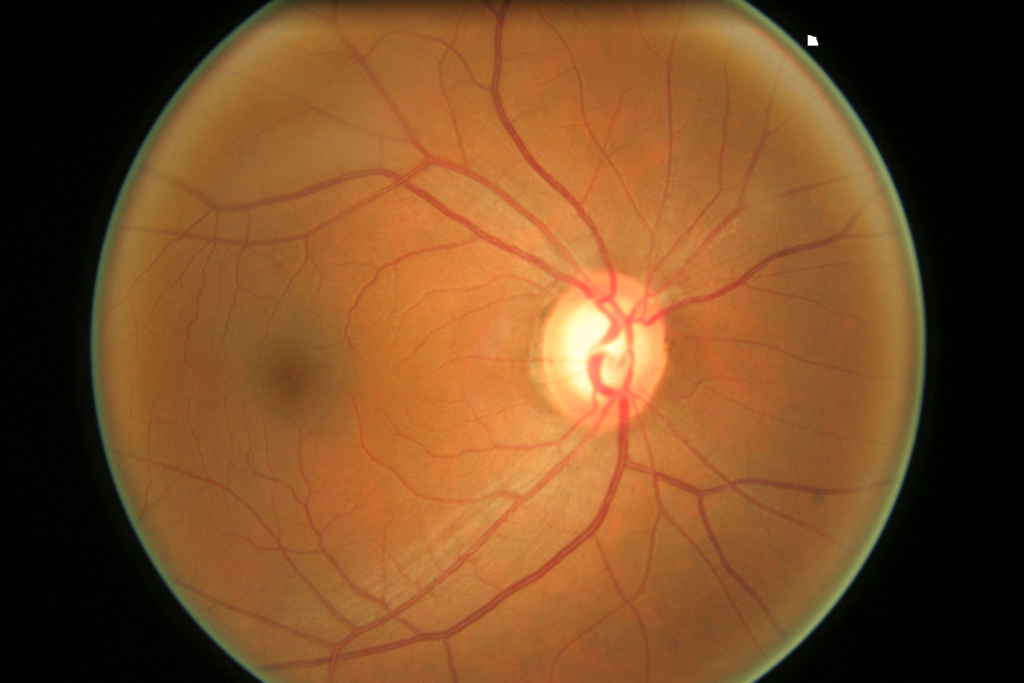
#> input picture Retina_scan/glaucoma/test_set/001.jpg, 3072 x 2048 px, found by its file name (shown at 1/3 size); its folder holds only this picture in this run
$ python vessel_segmentation_cv2.py
#> lines starting #> are read from the running program, lines starting #| are printed output that depends on the picture; after the words box and inside, x2 and y2 are one past the last pixel; in counts of white or black regions, pixels touching at a corner belong together
#> further down, fundus is the input picture: shape (2048, 3072, 3); mean B, G, R 38.1, 76.9, 121
# -*- coding: utf-8 -*-
"""
Created on Fri Dec 10 21:21:49 2021

@author: Valerya
"""


import cv2
import numpy as np
import os
import csv

def CLAHE(img):
    clahe = cv2.createCLAHE(clipLimit=2.0, tileGridSize=(8,8))
    return clahe.apply(img)

def extract_green(img):
    b,g,r = cv2.split(img)
    return g

def extract_bv(img_g):

    clahe_g = CLAHE(img_g)

	# applying alternate sequential filtering (3 times closing opening)
    r1 = cv2.morphologyEx(clahe_g, cv2.MORPH_OPEN, cv2.getStructuringElement(cv2.MORPH_ELLIPSE,(5,5)), iterations = 1)
    R1 = cv2.morphologyEx(r1, cv2.MORPH_CLOSE, cv2.getStructuringElement(cv2.MORPH_ELLIPSE,(5,5)), iterations = 1)
    r2 = cv2.morphologyEx(R1, cv2.MORPH_OPEN, cv2.getStructuringElement(cv2.MORPH_ELLIPSE,(11,11)), iterations = 1)
    R2 = cv2.morphologyEx(r2, cv2.MORPH_CLOSE, cv2.getStructuringElement(cv2.MORPH_ELLIPSE,(11,11)), iterations = 1)
    r3 = cv2.morphologyEx(R2, cv2.MORPH_OPEN, cv2.getStructuringElement(cv2.MORPH_ELLIPSE,(23,23)), iterations = 1)
    R3 = cv2.morphologyEx(r3, cv2.MORPH_CLOSE, cv2.getStructuringElement(cv2.MORPH_ELLIPSE,(23,23)), iterations = 1)
    f4 = cv2.subtract(R3,clahe_g)
    f5 = CLAHE(f4)

	# removing very small contours through area parameter noise removal
    ret,f6 = cv2.threshold(f5,15,255,cv2.THRESH_BINARY)
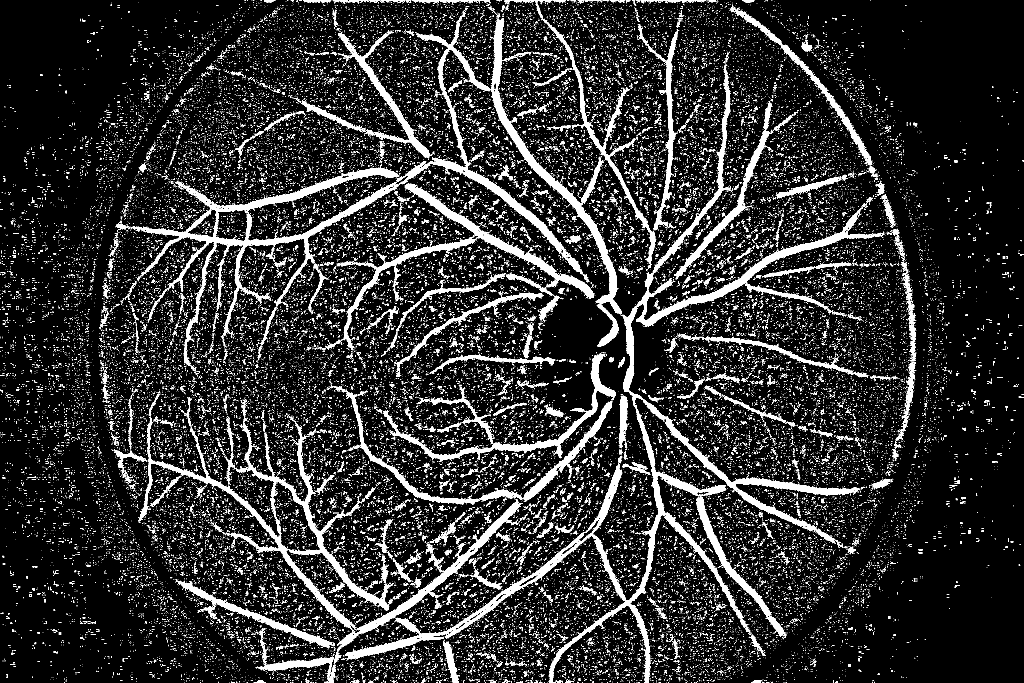
#> f6: shape (2048, 3072) (shown at 1/3 size); 11.3% white; 58925 white regions (56869 under 20 px), largest, box (x1, y1, x2, y2) and area: (1035, 919, 2581, 2048) 69057, (424, 503, 1198, 1098) 38683, (414, 1234, 1178, 1887) 32581
    mask = np.ones(f5.shape[:2], dtype="uint8") * 255
    contours, hierarchy = cv2.findContours(f6.copy(),cv2.RETR_LIST,cv2.CHAIN_APPROX_SIMPLE)
#> contours = 61450 contours
    for cnt in contours:
        if cv2.contourArea(cnt) <= 200:
            cv2.drawContours(mask, [cnt], -1, 0, -1)
#> this loop made 61450 passes
#> cnt on passes 1 to 3: [[2354, 2047], [2355, 2047]], [[2349, 2047]], [[2305, 2047], [2307, 2047]]
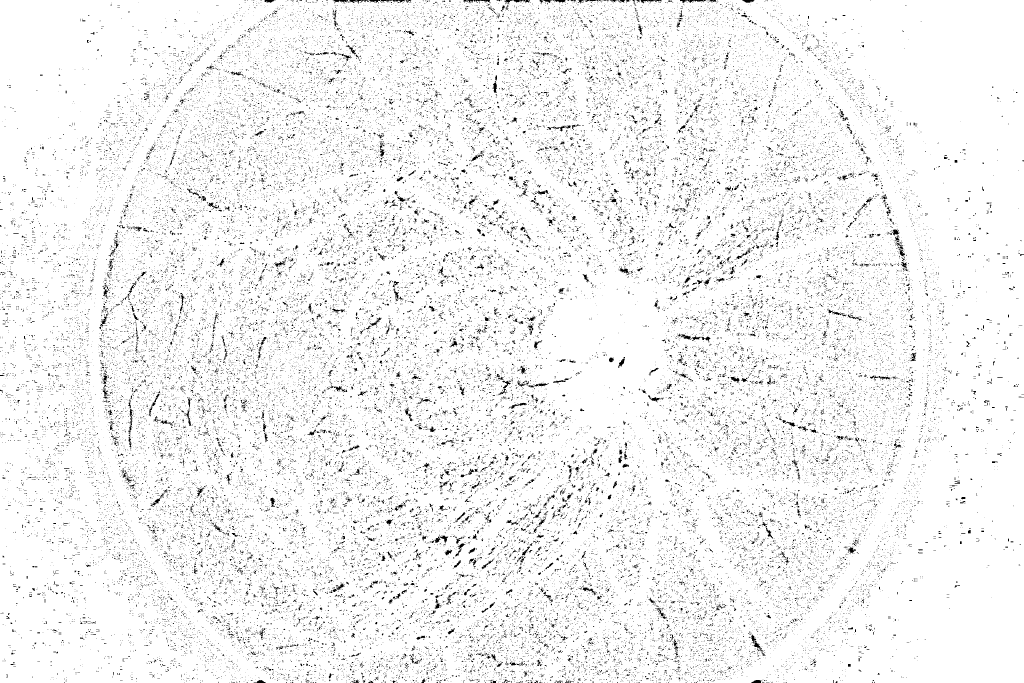
#> mask: shape (2048, 3072) (shown at 1/3 size); 95% white; black in thin lines or dots
    im = cv2.bitwise_and(f5, f5, mask=mask)
    ret,fin = cv2.threshold(im,15,255,cv2.THRESH_BINARY_INV)
#> fin: shape (2048, 3072); 93.5% white; 384 black regions (223 under 20 px), largest, box (x1, y1, x2, y2) and area: (424, 503, 1198, 1098) 36119, (414, 1234, 1178, 1887) 31127, (1646, 1208, 2251, 2048) 27286
    newfin = cv2.erode(fin, cv2.getStructuringElement(cv2.MORPH_ELLIPSE,(3,3)), iterations=1)
#> newfin: shape (2048, 3072); 91.9% white; 82 black regions, largest, box (x1, y1, x2, y2) and area: (1034, 207, 2610, 2048) 125564, (423, 31, 1867, 1099) 101562, (341, 1233, 1179, 1888) 43255

	# removing blobs of unwanted bigger chunks taking in consideration they are not straight lines like blood
	#vessels and also in an interval of area
    fundus_eroded = cv2.bitwise_not(newfin)
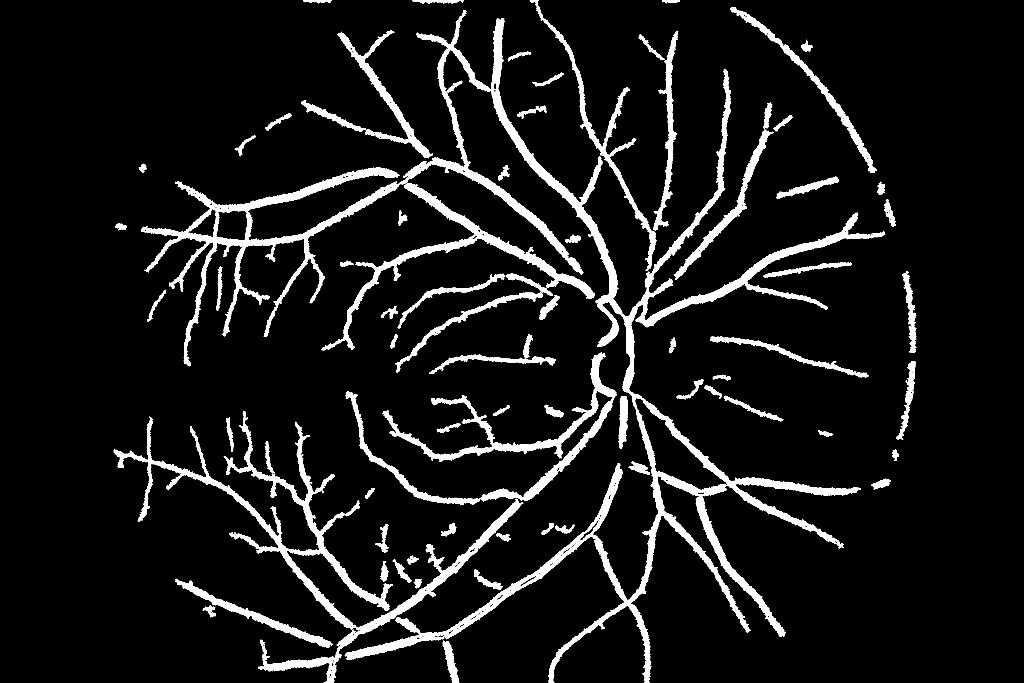
#> fundus_eroded: shape (2048, 3072) (shown at 1/3 size); 8.1% white; 82 white regions
    xmask = np.ones(fundus.shape[:2], dtype="uint8") * 255
    xcontours, xhierarchy = cv2.findContours(fundus_eroded.copy(),cv2.RETR_LIST,cv2.CHAIN_APPROX_SIMPLE)
#> xcontours = 2588 contours, 2406 with area under 20; largest, box (x1, y1, x2, y2) and area: (1034, 207, 2610, 2048) 121108, (423, 31, 1867, 1099) 107429, (341, 1233, 1179, 1888) 40094, (1037, 1057, 1849, 1516) 37271, (964, 549, 1784, 1051) 25550; xhierarchy = 2588 rows, first 6: [1, -1, -1, -1], [2, 0, -1, -1], [3, 1, -1, -1], [4, 2, -1, -1], [5, 3, -1, -1], [6, 4, -1, -1]
    for cnt in xcontours:
        shape = "unidentified"
        peri = cv2.arcLength(cnt, True)
        approx = cv2.approxPolyDP(cnt, 0.04 * peri, False)
        if len(approx) > 4 and cv2.contourArea(cnt) <= 3000 and cv2.contourArea(cnt) >= 100:
            shape = "circle"
        else:
            shape = "veins"
        if(shape=="circle"):
            cv2.drawContours(xmask, [cnt], -1, 0, -1)
#> this loop made 2588 passes
#> (peri, approx) on passes 9, 14, 15, 16, 17, 18, 19: (5.66, [[1933, 2027], [1934, 2026], [1935, 2027], [1934, 2028]]), (5.66, [[991, 2020], [992, 2019], [993, 2020], [992, 2021]]), (5.66, [[1947, 2019], [1948, 2018], [1949, 2019], [1948, 2020]]), (5.66, [[992, 2019], [993, 2018], [994, 2019], [993, 2020]]), (5.66, [[1935, 2017], [1936, 2016], [1937, 2017], [1936, 2018]]), (5.66, [[1002, 2010], [1003, 2009], [1004, 2010], [1003, 2011]]), (5.66, [[1367, 2007], [1368, 2006], [1369, 2007], [1368, 2008]])
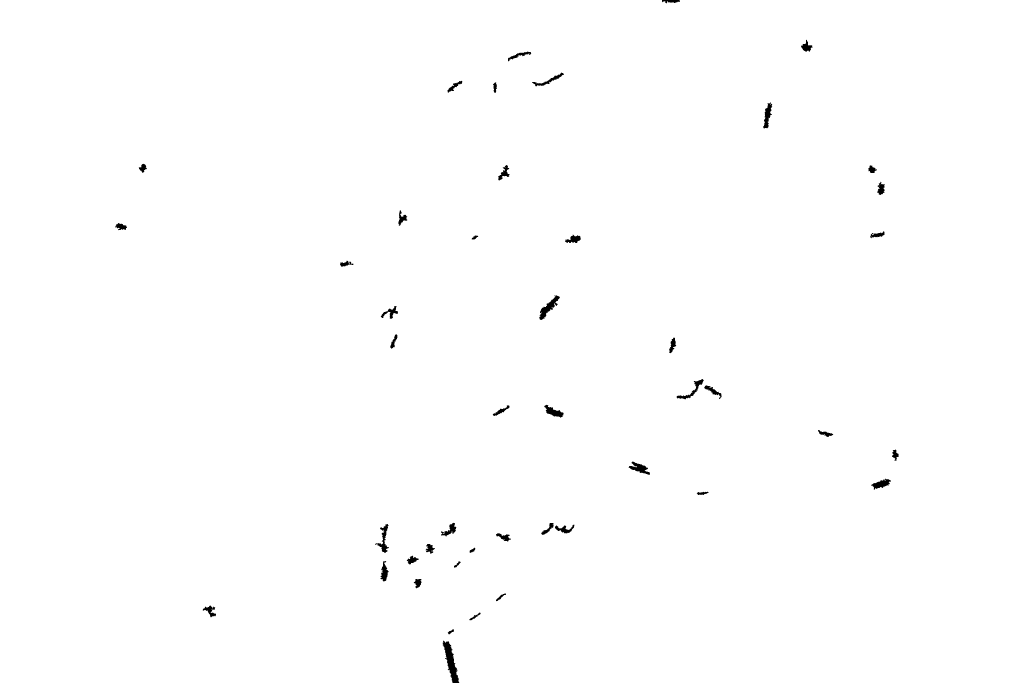
#> xmask: shape (2048, 3072) (shown at 1/3 size); 99.6% white; 46 black regions, largest, box (x1, y1, x2, y2) and area: (1328, 1922, 1378, 2048) 2602, (1618, 886, 1680, 960) 1502, (1125, 1572, 1167, 1659) 1116

    blood_vessels = cv2.bitwise_and(fundus_eroded,fundus_eroded,mask=xmask)
#> blood_vessels: shape (2048, 3072); 7.7% white; 44 white regions, largest, box (x1, y1, x2, y2) and area: (1034, 207, 2610, 2048) 125303, (423, 31, 1867, 1099) 101494, (341, 1233, 1179, 1888) 43255
	#blood_vessels = cv2.bitwise_not(finimage)
    return blood_vessels

def remove_edge(ori_img, vessel_img, e = 1, r = 9, i = 5):

#> called with e = 1, r = 9, i = 5
    ret, fundus_edge_mask = cv2.threshold(ori_img, 30, 255, cv2.THRESH_BINARY)
#> fundus_edge_mask: shape (2048, 3072); 71.5% white; 7 black regions (4 under 20 px), largest, box (x1, y1, x2, y2) and area: (2240, 0, 3072, 2048) 916279, (0, 0, 814, 2048) 876321, (1517, 0, 1530, 8) 54
    figure_edge_mask = np.zeros(ori_img.shape)
    figure_edge_mask[e:-e,e:-e] = 1
    mask = fundus_edge_mask * figure_edge_mask
#> mask: shape (2048, 3072) float64; 71.5% white; 4 black regions (3 under 20 px), largest, box (x1, y1, x2, y2) and area: (0, 0, 3072, 2048) 1795560

    kernel = cv2.getStructuringElement(cv2.MORPH_ELLIPSE, (2 * r + 1, 2 * r + 1))
    #plt.imshow(mask, cmap = "gray")
    mask_erode = cv2.erode(mask, kernel, iterations=10)/255
#> mask_erode: shape (2048, 3072) float64; values 0 (black) and 1 (white), 60.7% white; 1 black region, box (x1, y1, x2, y2) and area: (0, 0, 3072, 2048) 2471409
    #plt.imshow(mask_erode, cmap = "gray")

    vessel_img_masked = mask_erode * vessel_img
#> vessel_img_masked: shape (2048, 3072) float64; 7.1% white; 42 white regions (3 under 20 px), largest, box (x1, y1, x2, y2) and area: (1052, 207, 2610, 1957) 120537, (423, 91, 1867, 1099) 100079, (410, 1233, 1179, 1888) 40794
    #plt.imshow(img_masked, cmap = "gray")

    return vessel_img_masked

def gaussian_blur(img, d, i):
#> called with d = 25, i = 5
    img_GaussianBlur=cv2.GaussianBlur(img,(d,d),i)
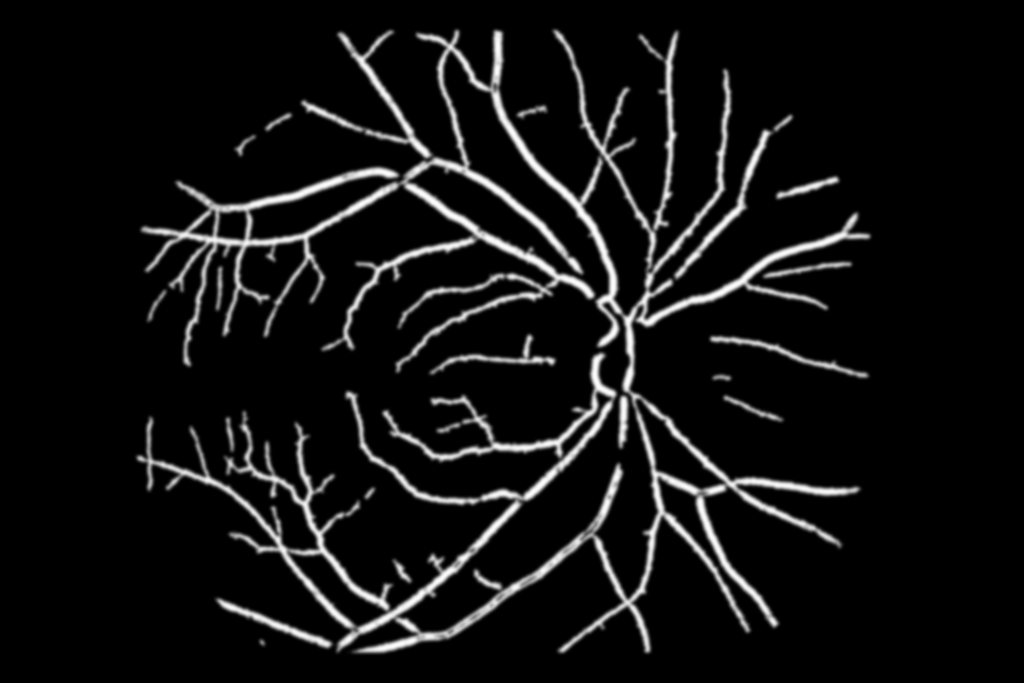
#> img_GaussianBlur: shape (2048, 3072) float64 (shown at 1/3 size); min 0, max 253.6, mean 18.1

    return img_GaussianBlur

# [4 lines left out: function median_blur, not called in this run]

if __name__ == "__main__":
    pathFolder = "D:/Files/4/BIA4/ICA1/glaucoma/test_set"
    filesArray = [x for x in os.listdir(pathFolder) if os.path.isfile(os.path.join(pathFolder,x))]
    destinationFolder = "D:/Files/4/BIA4/ICA1/glaucoma/test_set/result/"
    if not os.path.exists(destinationFolder):
        os.mkdir(destinationFolder)
    for file_name in filesArray:
        file_name_no_extension = os.path.splitext(file_name)[0]
        fundus = cv2.imread(pathFolder+'/'+file_name)
        fundus_g = extract_green(fundus)
        bloodvessel = extract_bv(fundus_g)
        bloodvessel_no_edge = remove_edge(fundus_g, bloodvessel)
        bloodvessel_blur = gaussian_blur(bloodvessel_no_edge, 25, 5)
        cv2.imwrite(destinationFolder+file_name_no_extension+"_bloodvessel.png",bloodvessel_blur)

$ run again, on Retina_scan/glaucoma/test_set/002.jpg
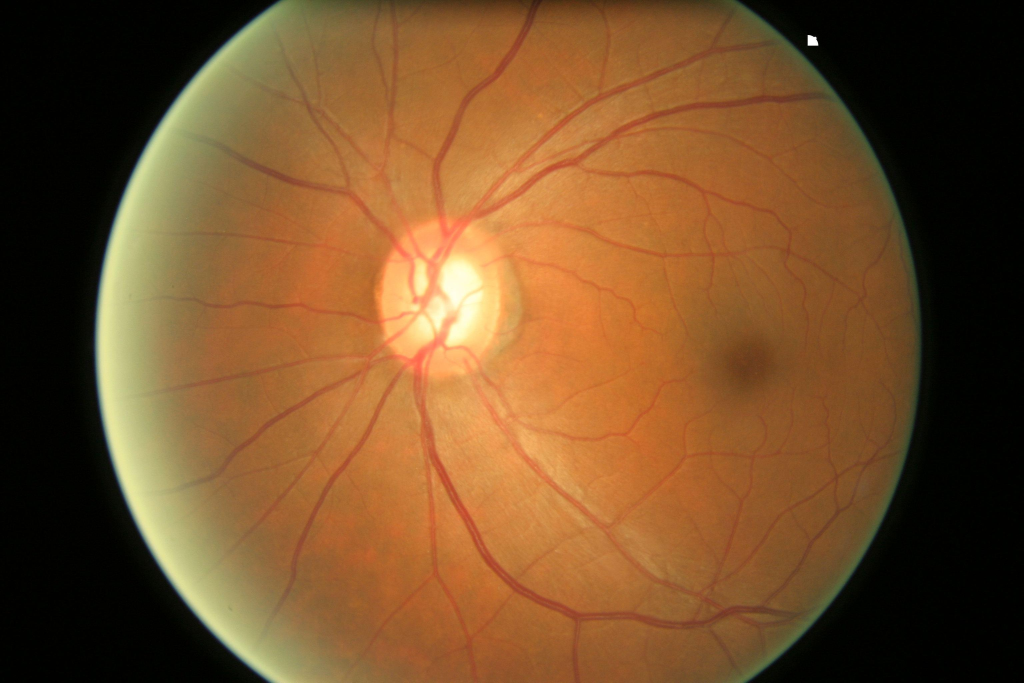
#> input picture Retina_scan/glaucoma/test_set/002.jpg, 3072 x 2048 px, found by its file name (shown at 1/3 size)
#> fundus is the input picture: shape (2048, 3072, 3); mean B, G, R 43, 80.3, 118.6
#> in extract_bv, `ret,f6 = cv2.threshold(f5,15,255,cv2.THRESH_BINARY)`:
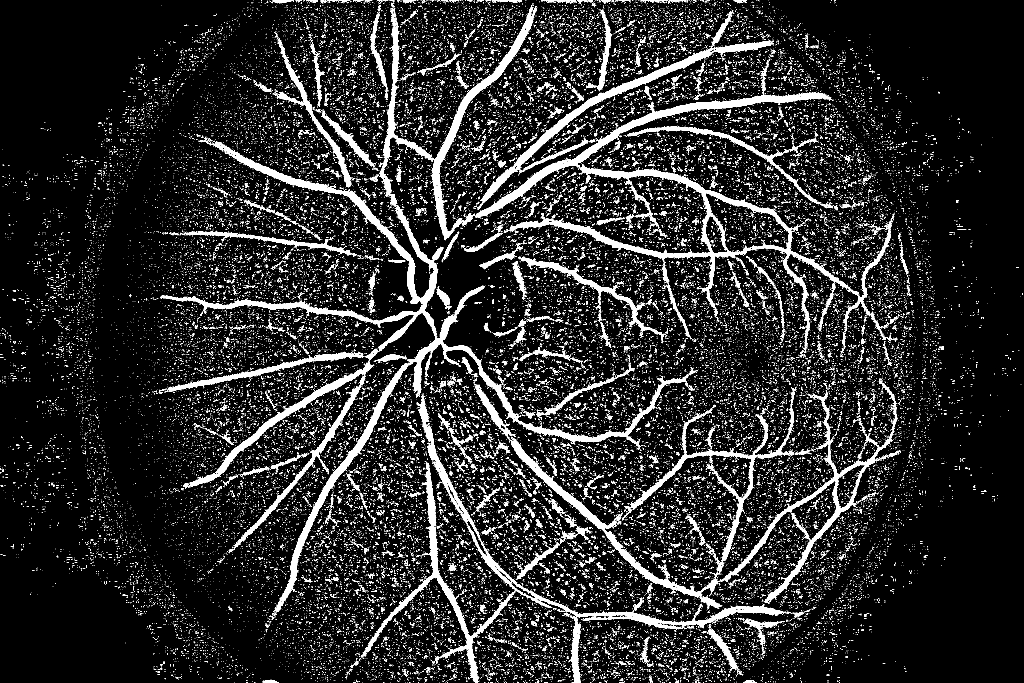
#> f6: shape (2048, 3072) (shown at 1/3 size); 10.1% white; 54858 white regions (52916 under 20 px)
#> contours = 56918 contours, 55976 with area under 20; largest, box (x1, y1, x2, y2) and area: (480, 423, 2066, 1837) 64647, (1511, 501, 2577, 1034) 57866, (2114, 578, 2368, 762) 28138, (1250, 1184, 2352, 2048) 25363, (1426, 275, 2495, 652) 21306
#> the loop in extract_bv, `for cnt in contours:` made 56918 passes
#> cnt on passes 1 to 3: [[2483, 2047], [2484, 2047]], [[2210, 2047]], [[2202, 2047]]
#> fin: shape (2048, 3072); 94.2% white; 296 black regions (167 under 20 px), largest, box (x1, y1, x2, y2) and area: (480, 423, 1548, 1837) 60136, (1512, 501, 2577, 1034) 31698, (1250, 1184, 2352, 2048) 24669
#> newfin: shape (2048, 3072); 92.9% white; 77 black regions (1 under 20 px), largest, box (x1, y1, x2, y2) and area: (479, 14, 2067, 1838) 111924, (1425, 274, 2676, 1035) 70302, (1081, 1183, 2353, 2048) 51786
#> fundus_eroded: shape (2048, 3072); 7.1% white; 77 white regions (1 under 20 px)
#> xcontours = 2024 contours, 1883 with area under 20; largest, box (x1, y1, x2, y2) and area: (479, 14, 2067, 1838) 106370, (1425, 274, 2676, 1035) 93116, (1081, 1183, 2353, 2048) 51568, (2167, 1169, 2684, 1810) 25674, (2116, 579, 2368, 756) 23098; xhierarchy = 2024 rows, first 6: [1, -1, -1, -1], [2, 0, -1, -1], [3, 1, -1, -1], [4, 2, -1, -1], [5, 3, -1, -1], [6, 4, -1, -1]
#> the loop in extract_bv, `for cnt in xcontours:` made 2024 passes
#> (shape, peri, approx) on passes 1, 2, 6, 7, 8, 10: ('veins', 5.66, [[1432, 2045], [1433, 2044], [1434, 2045], [1433, 2046]]), ('veins', 113.6, [[812, 2038], [787, 2047], [836, 2047], [813, 2038]]), ('veins', 5.66, [[1414, 2007], [1415, 2006], [1416, 2007], [1415, 2008]]), ('veins', 5.66, [[2209, 2006], [2210, 2005], [2211, 2006], [2210, 2007]]), ('veins', 5.66, [[2208, 2005], [2209, 2004], [2210, 2005], [2209, 2006]]), ('veins', 5.66, [[2199, 1999], [2200, 1998], [2201, 1999], [2200, 2000]])
#> blood_vessels: shape (2048, 3072); 6.8% white; 43 white regions (1 under 20 px), largest, box (x1, y1, x2, y2) and area: (479, 14, 2067, 1838) 111862, (1425, 274, 2676, 1035) 70302, (1081, 1183, 2353, 2048) 51565
#> fundus_edge_mask: shape (2048, 3072); 70.5% white; 9 black regions (6 under 20 px), largest, box (x1, y1, x2, y2) and area: (2214, 0, 3072, 2048) 952563, (0, 0, 834, 2048) 902423, (1611, 5, 1620, 12) 21
#> mask_erode: shape (2048, 3072) float64; values 0 (black) and 1 (white), 59.8% white; 1 black region, box (x1, y1, x2, y2) and area: (0, 0, 3072, 2048) 2528332
#> vessel_img_masked: shape (2048, 3072) float64; 6.5% white; 41 white regions (2 under 20 px), largest, box (x1, y1, x2, y2) and area: (479, 91, 2067, 1838) 109354, (1425, 283, 2652, 1035) 67639, (1090, 1183, 2350, 1957) 47173
#> in gaussian_blur, `img_GaussianBlur=cv2.GaussianBlur(img,(d,d),i)`:
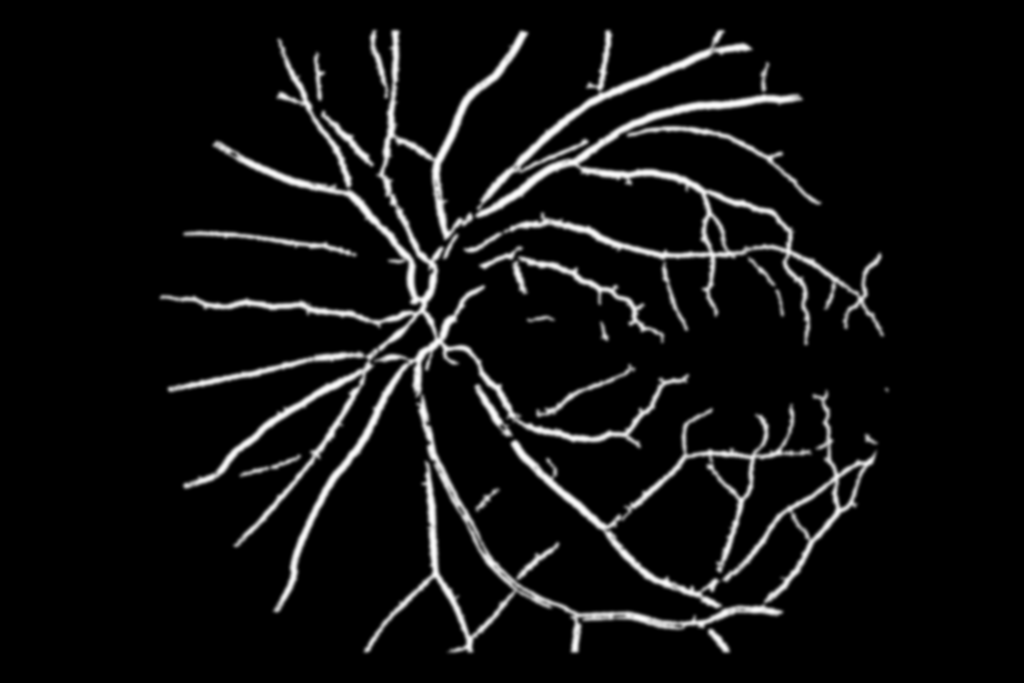
#> img_GaussianBlur: shape (2048, 3072) float64 (shown at 1/3 size); min 0, max 253.3, mean 16.6
